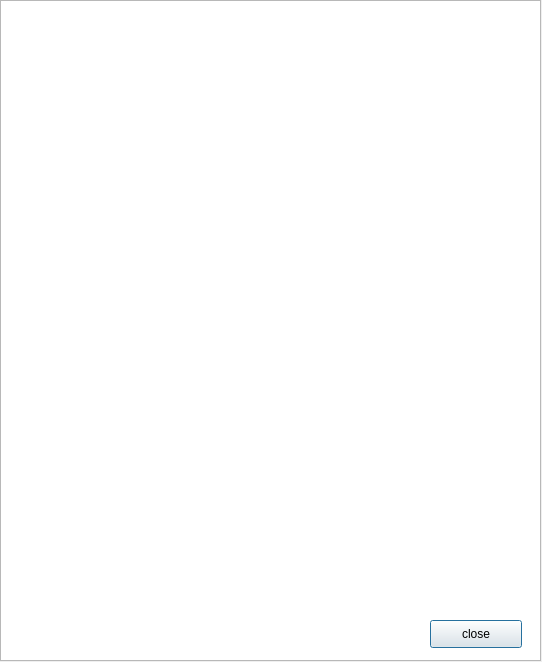
<?xml version="1.0" encoding="UTF-8"?>
<ui version="4.0">
 <class>record</class>
 <widget class="QDialog" name="record">
  <property name="geometry">
   <rect>
    <x>0</x>
    <y>0</y>
    <width>542</width>
    <height>662</height>
   </rect>
  </property>
  <property name="windowTitle">
   <string>Dialog</string>
  </property>
  <widget class="QTextEdit" name="record_textEdit">
   <property name="geometry">
    <rect>
     <x>0</x>
     <y>0</y>
     <width>541</width>
     <height>661</height>
    </rect>
   </property>
  </widget>
  <widget class="QPushButton" name="close_pushButton">
   <property name="geometry">
    <rect>
     <x>430</x>
     <y>620</y>
     <width>92</width>
     <height>28</height>
    </rect>
   </property>
   <property name="text">
    <string>close</string>
   </property>
  </widget>
 </widget>
 <resources/>
 <connections/>
</ui>
